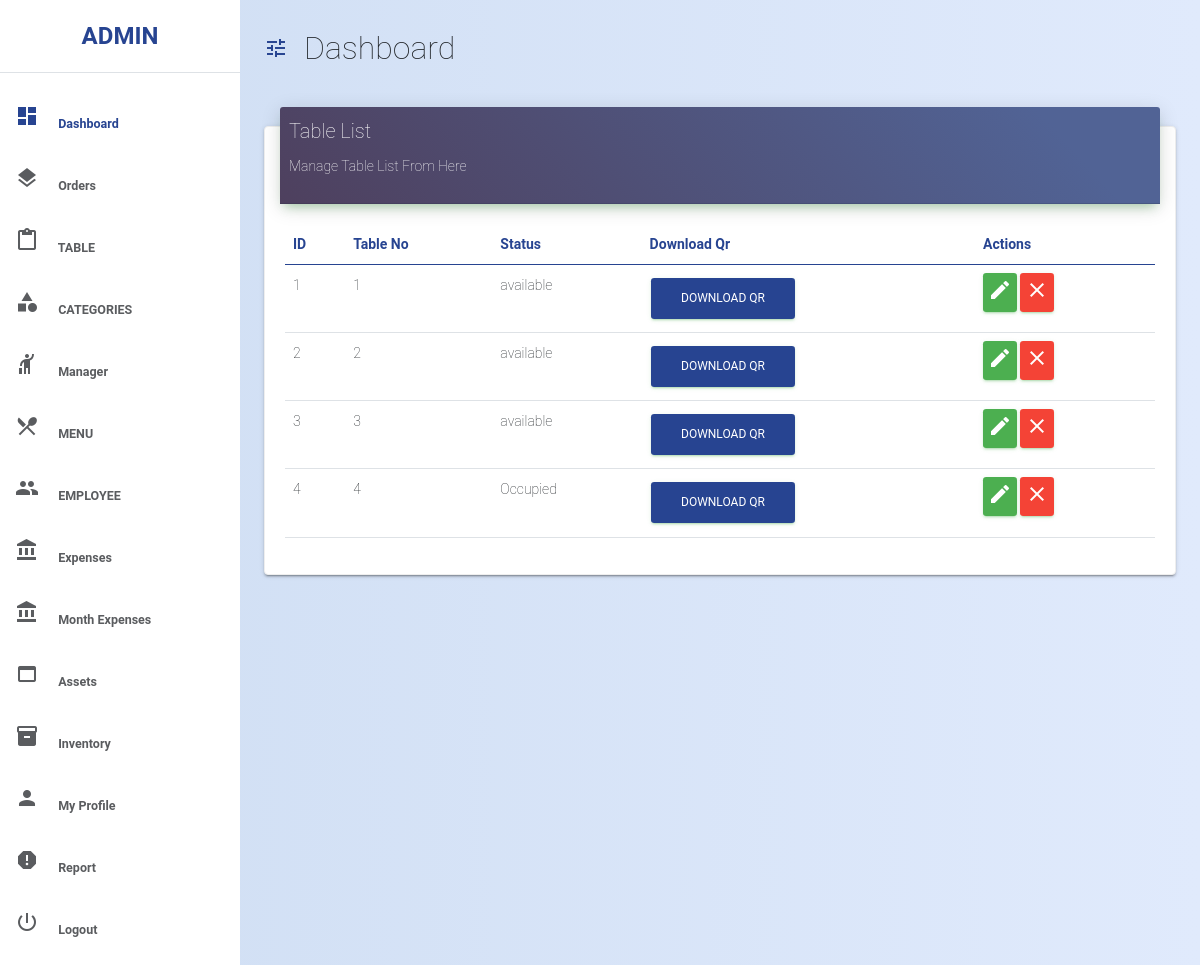
Screenshot of /rest_admin/table_list/ (signed in) with the database file from the repository.
### accounts/models.py (models this page shows, shortened)
class User(AbstractUser):
    mobile_no = models.CharField(max_length=10,
                                 validators=[RegexValidator(r'^\d{9,10}$')])
    address = models.CharField(max_length=200)
    country = models.CharField(max_length=50)
    state = models.CharField(max_length=50)
    pin_code = models.CharField(max_length=6,
                                validators=[RegexValidator(r'^\d{5,6}$')])
    profile_photo = models.ImageField(upload_to='profile_pic',
                                      null=True,
                                      blank=True)
    restaurant_name = models.CharField(max_length=120, null=True, blank=True)
    land_line_number = models.CharField(
        max_length=6,
        validators=[RegexValidator(r'^\d{5,6}$')],
        null=True,
        blank=True)
    discount = models.PositiveIntegerField(null=True, blank=True)
    offer = models.CharField(max_length=10, null=True, blank=True)
    GST_Number = models.CharField(max_length=30, null=True, blank=True)
    SGST = models.CharField(max_length=6, null=True, blank=True)
    CGST = models.CharField(max_length=6, null=True, blank=True)
    rest = models.ForeignKey('self',
                             on_delete=models.CASCADE,
                             null=True,
                             blank=True)
    Adhaar_Card = models.FileField(upload_to='emp_det', null=True, blank=True)
    Category = models.CharField(choices=e_category,
                                max_length=10,
                                null=True,
                                blank=True)
    salary = models.PositiveIntegerField(null=True, blank=True)
    is_rest = models.BooleanField(default=False)
    is_manager = models.BooleanField(default=False)
    is_employee = models.BooleanField(default=False)

### rest_admin/models.py (models this page shows, shortened)
class Table(models.Model):
    table_no = models.CharField(max_length=120)
    rest = models.ForeignKey(User, on_delete=models.CASCADE)
    status = models.CharField(max_length=20)
    qr = models.ImageField(upload_to='qr_code', null=True, blank=False)

### rest_admin/views.py (the view)
# urls.py: path('table_list/', views.table_list, name='table_list'),
def table_list(request):
    restro = User.objects.get(id=request.user.id)
    tables = Table.objects.filter(rest_id=request.user)
    return render(request, 'rest_admin/table_list.html', {
        'tables': tables,
        'restro': restro
    })

### templates/rest_admin/table_list.html (shortened to what this page needs)
<!DOCTYPE html>
{% extends 'res_base.html' %}
{% load static %}
  {% block head %}
    <link href="{% static 'my_css/qr.css' %}" rel="stylesheet" />
  {% endblock %}
{% block body %}
  <div class="col-md-12">
    <div class="card">
      <div class="card-header card-header-primary">
        <h4 class="card-title">Table List</h4>
        <p class="card-category">Manage Table List From Here</p>
      </div>
      <div class="card-body">
        <div class="table-responsive">
          <table class="table">
            <thead class="text-primary">
              <tr>
                <th>ID</th>
                <th>Table No</th>
                <th>Status</th>
                <th>Download Qr</th>
                <th>Actions</th>
              </tr>
            </thead>
            <tbody>
              {% for i in tables %}
              <tr>
                <td>{{ forloop.counter }}</td>
                <td>{{ i.table_no }}</td>
                <td>{{ i.status }}</td>
                <td>
                  <a class="btn btn-primary" href="{{ i.qr.url }}" download
                    >Download Qr</a
                  >
                </td>
                <td class="td-actions">
                  <a
                    href="{% url 'rest_admin:edit_table' i.id %}"
                    class="btn btn-success"
                    data-original-title=""
                    title=""
                  >
                    <i class="material-icons">edit</i>
                  </a>
                  <a
                    href="{% url 'rest_admin:delete_table' i.id %}"
                    class="btn btn-danger"
                    data-original-title=""
                    title=""
                  >
                    <i class="material-icons">close</i>
                  </a>
                </td>
              </tr>
              {% endfor %}
            </tbody>
          </table>
        </div>
      </div>
    </div>
  </div>
{% endblock %}

### templates/res_base.html (shortened to what this page needs)
<!DOCTYPE html>
{% load static %}
{% load webpush_notifications %}
<html lang="en">
<head>
    <link href="{% static 'bootstrap/css/bootstrap.min.css' %}" rel="stylesheet" >
    <link rel="stylesheet" href="{% static 'assets/css/style.css' %}" />
    {% block head %}
    {% endblock %}
</head>
<body>
    <div class="d-flex" id="main-wrapper">
        <div class="bg-white" id="sidebar">
            <div class="sidebar-heading text-center py-4 primary-text fs-4 fw-bold text-uppercase border-bottom" >{% block res_name %}{{ restro.restaurant_name }}{% endblock %}</div>
            <div class="list-group list-group-flush my-3">
                <a href="{% url 'rest_admin:t_price' %}" class="list-group-item list-group-item-action bg-transparent second-text active" >
                    <span class="me-3 mt-4"
                    ><i class="material-icons">dashboard</i></span
                    >
                    <span>Dashboard</span>
                </a>
                <div>
                    <a class="list-group-item list-group-item-action bg-transparent second-text fw-bold" data-bs-toggle="collapse" href="#ordercollapse" role="button" aria-expanded="false" aria-controls="ordercollapse">
                        <span class="me-3"><i class="material-icons">layers</i></span>
                        <span>Orders</span>
                    </a>
                </div>
                <div>
                    <a class="list-group-item list-group-item-action bg-transparent second-text fw-bold" data-bs-toggle="collapse" href="#tablecollapse" role="button" aria-expanded="false" aria-controls="tablecollapse">
                        <span class="me-3"><i class="material-icons">content_paste</i></span>
                        <span>TABLE</span>
                    </a>
                </div>
                <div>
                    <a class="list-group-item list-group-item-action bg-transparent second-text fw-bold" data-bs-toggle="collapse" href="#categorycollapse" role="button" aria-expanded="false" aria-controls="categorycollapse">
                        <span class="me-3"><i class="material-icons">category</i></span>
                        <span>CATEGORIES</span>
                    </a>
                </div>
                <div>
                    <a class="list-group-item list-group-item-action bg-transparent second-text fw-bold" data-bs-toggle="collapse" href="#managercollapse" role="button" aria-expanded="false" aria-controls="managercollapse">
                        <span class="me-3"><i class="material-icons">hail</i></span>
                        <span>Manager</span>
                    </a>
                </div>
                <div>
                    <a class="list-group-item list-group-item-action bg-transparent second-text fw-bold" data-bs-toggle="collapse" href="#menucollapse" role="button" aria-expanded="false" aria-controls="menucollapse">
                        <span class="me-3"><i class="material-icons">restaurant_menu</i></span>
                        <span>MENU</span>
                    </a>
                </div>
                <div>
                    <a class="list-group-item list-group-item-action bg-transparent second-text fw-bold" data-bs-toggle="collapse" href="#employeecollapse" role="button" aria-expanded="false" aria-controls="employeecollapse">
                        <span class="me-3"><i class="material-icons">group</i></span>
                        <span>EMPLOYEE</span>
                    </a>
                </div>
                <div>
                    <a class="list-group-item list-group-item-action bg-transparent second-text fw-bold" data-bs-toggle="collapse" href="#expensecollapse" role="button" aria-expanded="false" aria-controls="expensecollapse">
                        <span class="me-3"><i class="material-icons">account_balance</i></span>
                        <span>Expenses</span>
                    </a>
                </div>
                <div>
                    <a class="list-group-item list-group-item-action bg-transparent second-text fw-bold" data-bs-toggle="collapse" href="#mexpensecollapse" role="button" aria-expanded="false" aria-controls="mexpensecollapse">
                        <span class="me-3"><i class="material-icons">account_balance</i></span>
                        <span>Month Expenses</span>
                    </a>
                </div>
                <div>
                    <a class="list-group-item list-group-item-action bg-transparent second-text fw-bold" data-bs-toggle="collapse" href="#assetscollapse" role="button" aria-expanded="false" aria-controls="assetscollapse">
                        <span class="me-3"><i class="material-icons">web_asset</i></span>
                        <span>Assets</span>
                    </a>
                </div>
                <div>
                    <a class="list-group-item list-group-item-action bg-transparent second-text fw-bold" data-bs-toggle="collapse" href="#Inventorycollapse" role="button" aria-expanded="false" aria-controls="Inventorycollapse">
                        <span class="me-3"><i class="material-icons">inventory_2</i></span>
                        <span>Inventory</span>
                    </a>
                </div>
                <a href="{% url 'rest_admin:user_profile' %}" class="list-group-item list-group-item-action bg-transparent second-text fw-bold">
                    <span class="me-3 mt-4"
                    ><i class="material-icons">person</i></span
                    >
                    <span>My Profile</span>
                </a>
                <a href="{% url 'rest_admin:balence_sheet' %}" class="list-group-item list-group-item-action bg-transparent second-text fw-bold">
                    <span class="me-3 mt-4"
                    ><i class="material-icons">report</i></span
                    >
                    <span>Report</span>
                </a>
                <a href="{% url 'accounts:user_logout' %}" class="list-group-item list-group-item-action bg-transparent second-text fw-bold">
                    <span class="me-3 mt-4"
                    ><i class="material-icons ">power_settings_new</i></span
                    >
                    <span>Logout</span>
                </a>
            </div>
        </div>
        <div id="page-content-wrapper">
            <nav class="navbar navbar-expand-lg navbar-light bg-transparent py-4 px-4">
                <div class="d-flex align-items-center">
                    <i class="material-icons primary-text fs-4 me-3" id="menu-toggle">tune</i>
                    <h2 class="fs-2 m-0">Dashboard</h2>
                </div>
            </nav>
            <div class="container-fluid px-4">
                {% block body %}
                {% endblock body %}
            </div>
        </div>
    </div>
</body>
</html>

### static/assets/css/style.css (style rules this page uses)
body, h1, h2, h3, h4, h5, h6, .h1, .h2, .h3, .h4 { font-family: "Roboto", "Helvetica", "Arial", sans-serif; font-weight: 200; line-height: 1.5em; }
:root { --main-bg-color: #009d63; --main-text-color: #274491; --second-text-color: #5a5c5f; --second-bg-color: #c1efde; --card-header-success-color: #274491; }
.primary-text { color: var(--main-text-color); }
.second-text { color: var(--second-text-color); }
#main-wrapper { overflow-x: hidden; background: #e0eafc; background: -webkit-linear-gradient( to right, #cfdef3, #e0eafc ); background: linear-gradient( to right, #cfdef3, #e0eafc ); }
#sidebar { min-height: 100vh; margin-left: -15rem; -webkit-transition: margin 0.25s ease-out; -moz-transition: margin 0.25s ease-out; -o-transition: margin 0.25s ease-out; transition: margin 0.25s ease-out; }
#sidebar .sidebar-heading { padding: 0.875rem 1.25rem; font-size: 1.2rem; }
#sidebar .list-group { width: 15rem; }
#page-content-wrapper { min-width: 100vw; }
#menu-toggle { cursor: pointer; }
.list-group-item { border: none; padding: 15px 15px; font-size: 12.5px; }
.list-group-item.active { background-color: transparent; color: var(--main-text-color); font-weight: bold; border: none; }
.card { box-shadow: 0 1px 4px 0 rgb(0 0 0 / 14%); }
.card { border: 0; margin-bottom: 30px; margin-top: 30px; border-radius: 6px; color: #333333; background: #fff; width: 100%; box-shadow: 0 2px 2px 0 rgb(0 0 0 / 14%), 0 3px 1px -2px rgb(0 0 0 / 20%), 0 1px 5px 0 rgb(0 0 0 / 12%); }
.card { position: relative; display: flex; flex-direction: column; min-width: 0; word-wrap: break-word; background-color: #fff; background-clip: border-box; border: 1px solid #eeeeee; border-radius: 0.25rem; }
.card { font-size: 0.875rem; }
.card-header { box-shadow: 0 4px 20px 0px rgb(0 0 0 / 14%), 0 7px 10px -5px rgb(76 175 80 / 40%); border-radius: 3px; margin-top: -20px; margin-left: 15px; margin-right: 15px; padding: 9px; }
.card-header-primary { background: rgb(81, 99, 149); background: linear-gradient( 227deg, rgba(81, 99, 149, 1) 13%, rgba(79, 79, 117, 1) 63%, rgba(78, 64, 94, 1) 100% ); }
.card-title { color: #fff; font-size: 20px; align-items: center; }
.card-body { flex: 1 1 auto; padding: 1.25rem; }
.card-category { color: #fff; }
.btn { position: relative; padding: 12px 30px; margin: 0.3125rem 1px; font-size: 0.75rem; font-weight: 400; line-height: 1.428571; text-decoration: none; text-transform: uppercase; letter-spacing: 0; cursor: pointer; background-color: transparent; border: 0; border-radius: 0.2rem; outline: 0; transition: box-shadow 0.2s cubic-bezier(0.4, 0, 1, 1), background-color 0.2s cubic-bezier(0.4, 0, 0.2, 1); will-change: box-shadow, transform; }
.btn.btn-success { color: #fff; background-color: #4caf50; border-color: #4caf50; box-shadow: 0 2px 2px 0 rgb(76 175 80 / 14%), 0 3px 1px -2px rgb(76 175 80 / 20%), 0 1px 5px 0 rgb(76 175 80 / 12%); }
.btn.btn-primary { color: #fff; background-color: var(--main-text-color); border-color: var(--main-text-color); box-shadow: 0 2px 2px 0 rgb(76 175 80 / 14%), 0 3px 1px -2px rgb(76 175 80 / 20%), 0 1px 5px 0 rgb(76 175 80 / 12%); }
.btn.btn-danger { color: #fff; background-color: #f44336 !important; border-color: #f44336 !important; box-shadow: 0 2px 2px 0 rgb(76 175 80 / 14%), 0 3px 1px -2px rgb(76 175 80 / 20%), 0 1px 5px 0 rgb(76 175 80 / 12%); }
.table .td-actions .btn { margin: 0px; padding: 5px; }
.text-primary { color: var(--main-text-color) !important; }
@media (min-width: 768px) { #sidebar { margin-left: 0; } }
@media (min-width: 768px) { #page-content-wrapper { min-width: 0; width: 100%; } }

### rows the page displays
User: restaurant_name "ADMIN"
Table: table_no "1", status "available"
Table: table_no "2", status "available"
Table: table_no "3", status "available"
Table: table_no "4", status "Occupied"
